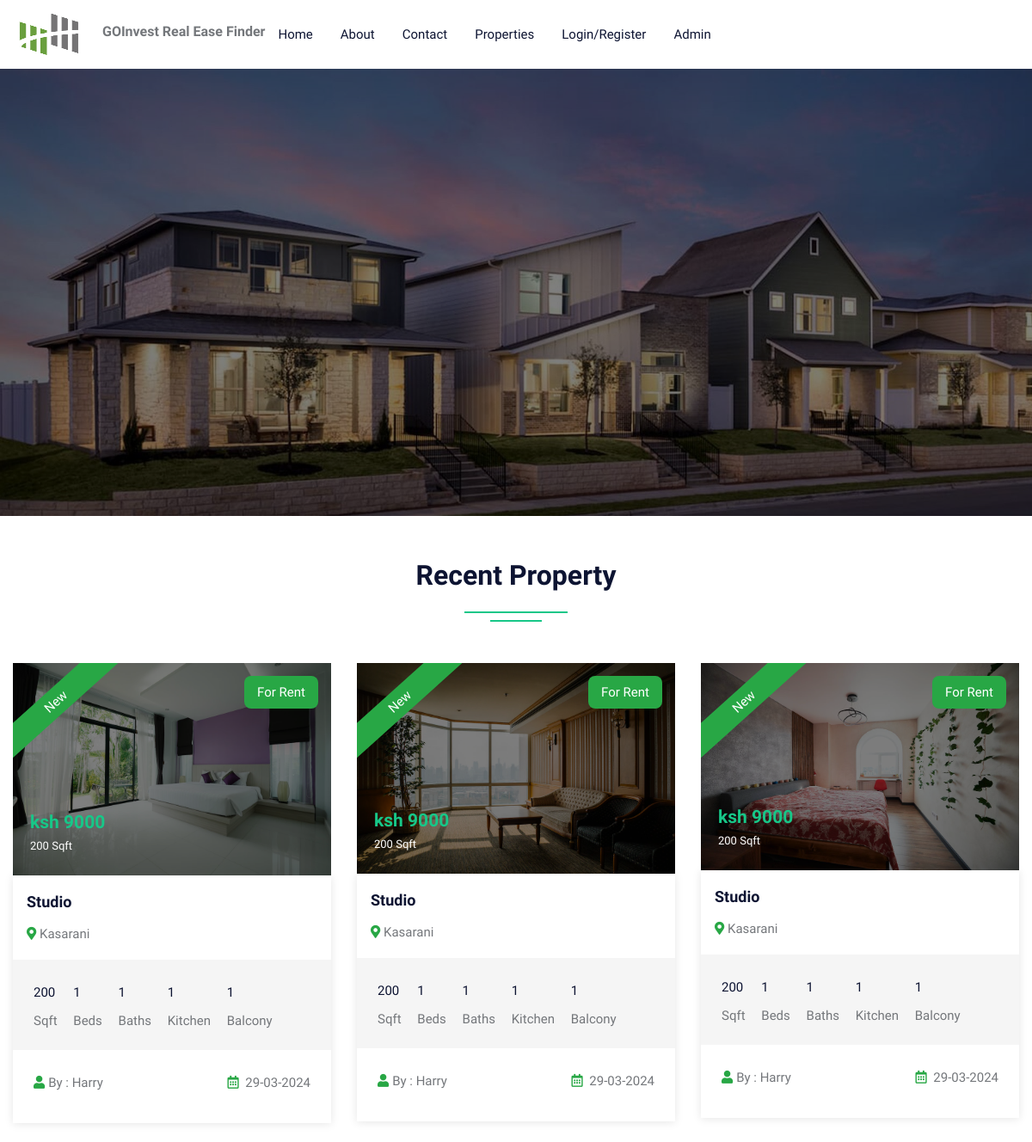
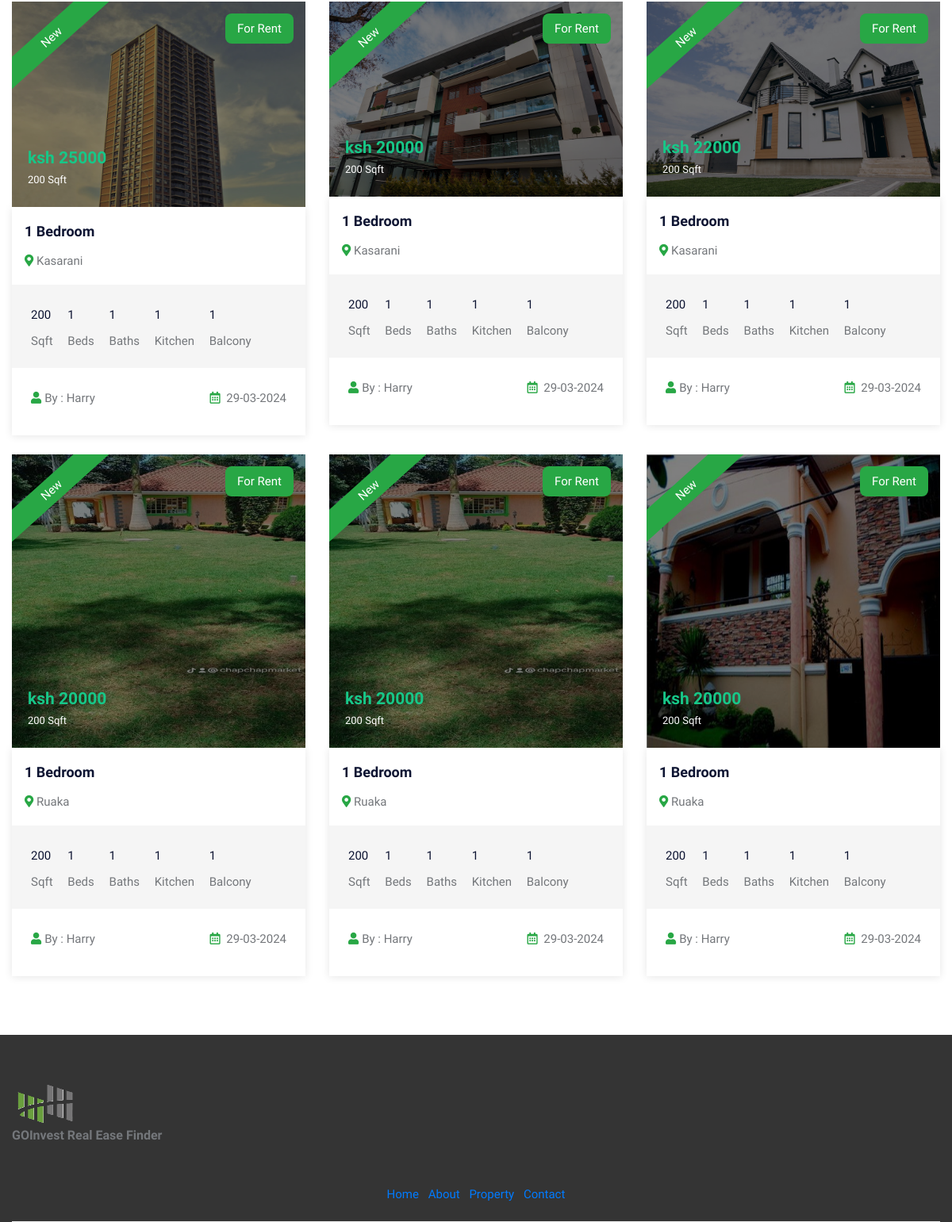
The page / on the database its author committed (2 pictures, top to bottom).
### tables this page shows
CREATE TABLE `property` (
  `pid` int(50) NOT NULL,
  `title` varchar(200) NOT NULL,
  `pcontent` longtext NOT NULL,
  `type` varchar(100) NOT NULL,
  `bhk` varchar(50) NOT NULL,
  `stype` varchar(100) NOT NULL,
  `bedroom` int(50) NOT NULL,
  `bathroom` int(50) NOT NULL,
  `balcony` int(50) NOT NULL,
  `kitchen` int(50) NOT NULL,
  `hall` int(50) NOT NULL,
  `floor` varchar(50) NOT NULL,
  `size` int(50) NOT NULL,
  `price` int(50) NOT NULL,
  `location` varchar(200) NOT NULL,
  `city` varchar(100) NOT NULL,
  `state` varchar(100) NOT NULL,
  `feature` longtext NOT NULL,
  `pimage` varchar(300) NOT NULL,
  `pimage1` varchar(300) NOT NULL,
  `pimage2` varchar(300) NOT NULL,
  `pimage3` varchar(300) NOT NULL,
  `pimage4` varchar(300) NOT NULL,
  `uid` int(50) NOT NULL,
  `status` varchar(50) NOT NULL,
  `mapimage` varchar(300) NOT NULL,
  `topmapimage` varchar(300) NOT NULL,
  `groundmapimage` varchar(300) NOT NULL,
  `totalfloor` varchar(50) NOT NULL,
  `date` datetime NOT NULL DEFAULT current_timestamp(),
  `isFeatured` int(11) DEFAULT NULL,
  `Malls` varchar(255) DEFAULT NULL,
  `Placeofwork` varchar(255) DEFAULT NULL
);

CREATE TABLE `user` (
  `uid` int(50) NOT NULL,
  `uname` varchar(100) NOT NULL,
  `uemail` varchar(100) NOT NULL,
  `uphone` varchar(20) NOT NULL,
  `upass` varchar(50) NOT NULL,
  `utype` varchar(50) NOT NULL,
  `uimage` varchar(300) NOT NULL
);

### index.php (the view, shortened to what this page needs)
<!DOCTYPE html>
<html lang="en">
<head>
<link rel="stylesheet" type="text/css" href="css/bootstrap.min.css">
<link rel="stylesheet" type="text/css" href="css/bootstrap-slider.css">
<link rel="stylesheet" type="text/css" href="css/jquery-ui.css">
<link rel="stylesheet" type="text/css" href="css/layerslider.css">
<link rel="stylesheet" type="text/css" href="css/color.css" id="color-change">
<link rel="stylesheet" type="text/css" href="css/owl.carousel.min.css">
<link rel="stylesheet" type="text/css" href="css/font-awesome.min.css">
<link rel="stylesheet" type="text/css" href="fonts/flaticon/flaticon.css">
<link rel="stylesheet" type="text/css" href="css/style.css">
</head>
<body>
<div id="page-wrapper">
    <div class="row">
		<?php include("include/header.php");?>
        <div class="overlay-black w-100 slider-banner1 position-relative" style="background-image: url('images/banner/rshmpg.jpg'); background-size: cover; background-position: center center; background-repeat: no-repeat;">
        </div>
        <div class="full-row">
            <div class="container">
                <div class="row">
                    <div class="col-md-12">
                        <h2 class="text-secondary double-down-line text-center mb-4">Recent Property</h2>
                    </div>
                    <div class="col-md-12">
                        <div class="tab-content mt-4" id="pills-tabContent">
                            <div class="tab-pane fade show active" id="pills-home" role="tabpanel" aria-labelledby="pills-home">
                                <div class="row">
									<?php $query=mysqli_query($con,"SELECT property.*, user.uname,user.utype,user.uimage FROM `property`,`user` WHERE property.uid=user.uid ORDER BY date DESC LIMIT 9");
										while($row=mysqli_fetch_array($query))
										{
									?>
                                    <div class="col-md-6 col-lg-4">
                                        <div class="featured-thumb hover-zoomer mb-4">
                                            <div class="overlay-black overflow-hidden position-relative"> <img src="admin/property/<?php echo $row['18'];?>" alt="pimage">
                                                <div class="featured bg-success text-white">New</div>
                                                <div class="sale bg-success text-white text-capitalize">For <?php echo $row['5'];?></div>
                                                <div class="price text-primary"><b>ksh <?php echo $row['13'];?> </b><span class="text-white"><?php echo $row['12'];?> Sqft</span></div>
                                            </div>
                                            <div class="featured-thumb-data shadow-one">
                                                <div class="p-3">
                                                    <h5 class="text-secondary hover-text-success mb-2 text-capitalize"><a href="propertydetail.php?pid=<?php echo $row['0'];?>"><?php echo $row['1'];?></a></h5>
                                                    <span class="location text-capitalize"><i class="fas fa-map-marker-alt text-success"></i> <?php echo $row['14'];?></span> </div>
                                                <div class="bg-gray quantity px-4 pt-4">
                                                    <ul>
                                                        <li><span><?php echo $row['12'];?></span> Sqft</li>
                                                        <li><span><?php echo $row['6'];?></span> Beds</li>
                                                        <li><span><?php echo $row['7'];?></span> Baths</li>
                                                        <li><span><?php echo $row['9'];?></span> Kitchen</li>
                                                        <li><span><?php echo $row['8'];?></span> Balcony</li>
                                                    </ul>
                                                </div>
                                                <div class="p-4 d-inline-block w-100">
                                                    <div class="float-left text-capitalize"><i class="fas fa-user text-success mr-1"></i>By : <?php echo $row['uname'];?></div>
                                                    <div class="float-right"><i class="far fa-calendar-alt text-success mr-1"></i> <?php echo date('d-m-Y', strtotime($row['date']));?></div>
                                                </div>
                                            </div>
                                        </div>
                                    </div>
									<?php } ?>
                                </div>
                            </div>
                        </div>
                    </div>
                </div>
            </div>
        </div>
		<?php include("include/footer.php");?>
    </div>
</div>
</body>
</html>

### include/header.php (shortened to what this page needs)
<header id="header" class="transparent-header-modern fixed-header-bg-white w-100">
            <div class="main-nav secondary-nav hover-success-nav py-2">
                <div class="container">
                    <div class="row">
                        <div class="col-lg-12">
                            <nav class="navbar navbar-expand-lg navbar-light p-0"> <a class="navbar-brand position-relative" href="index.php"><img class="nav-logo" src="images/logo/LOGO.PNG" alt="Goinvest"></a>
                            <h6>GOInvest Real Ease Finder</h6>
                                <div class="collapse navbar-collapse" id="navbarSupportedContent">
                                    <ul class="navbar-nav mr-auto">
                                        <li class="nav-item dropdown"> <a class="nav-link" href="index.php" role="button" aria-haspopup="true" aria-expanded="false">Home</a></li>
										<li class="nav-item"> <a class="nav-link" href="about.php">About</a> </li>
                                        <li class="nav-item"> <a class="nav-link" href="contact.php">Contact</a> </li>
                                        <li class="nav-item"> <a class="nav-link" href="property.php">Properties</a> </li>
										<?php  if(isset($_SESSION['uemail']))
										{ ?>
										<li class="nav-item dropdown">
											<a class="nav-link dropdown-toggle" href="#" role="button" data-toggle="dropdown" aria-haspopup="true" aria-expanded="false">My Account</a>
											<ul class="dropdown-menu">
												<li class="nav-item"> <a class="nav-link" href="profile.php">Profile</a> </li>
												<li class="nav-item"> <a class="nav-link" href="feature.php">Your Property</a> </li>
												<li class="nav-item"> <a class="nav-link" href="logout.php">Logout</a> </li>
											</ul>
                                        </li>
										<?php } else { ?>
										<li class="nav-item"> <a class="nav-link" href="login.php">Login/Register</a> </li>
                                        <li class="nav-item"> <a class="nav-link" href="admin/index.php">Admin</a> </li>
										<?php } ?>
                                    </ul>
                                </div>
                            </nav>
                        </div>
                    </div>
                </div>
            </div>
        </header>

### include/footer.php
<footer class="full-row bg-secondary p-0">
            <div class="container">
                <div  class="row">
                    <div class="col-lg-12">
                        <div class="divider py-40">
                            <div class="row">
                                <div class="col-md-12 col-lg-4">
                                    <div class="footer-widget mb-4">
                                        <div class="footer-logo mb-4"> <a href="#"><img class="logo-bottom" src="images/logo/LOGO.PNG" alt="image"></a>
                                        <h6>GOInvest Real Ease Finder</h6>
                                    </div>
                                </div>
                            </div>
                        </div>
                        <center> <div class="row">
                                    <div class="col-md-12">
                                        <nav class="nav-footer">
                                            <ul class="list-inline">
                                            <li class="list-inline-item">
                                                <a href="#">Home</a>
                                            </li>
                                            <li class="list-inline-item">
                                                <a href="./about.php">About</a>
                                            </li>
                                            <li class="list-inline-item">
                                                <a href="./property.php">Property</a>
                                            </li>
                                            <li class="list-inline-item">
                                                <a href="./contact.php">Contact</a>
                                            </li>
                                            </ul>
                                        </nav>
                                    </div>
                                </div>
                        </center>
                    </div>
                </div>
            </div>
 </footer>

### css/color.css (style rules this page uses)
:root { --theme-ordinary-color: #74777b; }
:root { --theme-primary-color: #17c788; }
:root { --theme-secondary-color: #0d1432; }
:root { --theme-white-color: #fff; }
:root { --theme-light-color: #f8f8f8; }
:root { --theme-gray-color: #f5f5f5; }
:root { --theme-footer-color: #091b4b; }
:root { --theme-dark-color: #091b4b; }
:root { --text-light-color: #a3a7af; }
:root { --theme-primary-opacity-color: rgba(11, 191, 141, .8); }
:root { --theme-secondary-opacity-color: rgba(13,20,50,0.7); }
:root { --theme-white-opacity-color: rgba(255, 255, 255, 0.3); }
:root { --theme-dark-opacity-color: rgba(0, 0, 0, 0.5); }
:root { --theme-ordinary-font: 'Muli', sans-serif; }
:root { --theme-highlight-font: 'Comfortaa', cursive; }

### rows shown on the page
property: pimage (picture), stype "Rent", price "9000", size "200", title "Studio", location "Kasarani", bedroom "1", bathroom "1", kitchen "1", balcony "1", uid.uname "Harry", date "29-03-2024"
property: pimage (picture), stype "Rent", price "9000", size "200", title "Studio", location "Kasarani", bedroom "1", bathroom "1", kitchen "1", balcony "1", uid.uname "Harry", date "29-03-2024"
property: pimage (picture), stype "Rent", price "9000", size "200", title "Studio", location "Kasarani", bedroom "1", bathroom "1", kitchen "1", balcony "1", uid.uname "Harry", date "29-03-2024"
property: pimage (picture), stype "Rent", price "25000", size "200", title "1 Bedroom", location "Kasarani", bedroom "1", bathroom "1", kitchen "1", balcony "1", uid.uname "Harry", date "29-03-2024"
property: pimage (picture), stype "Rent", price "20000", size "200", title "1 Bedroom", location "Kasarani", bedroom "1", bathroom "1", kitchen "1", balcony "1", uid.uname "Harry", date "29-03-2024"
property: pimage (picture), stype "Rent", price "22000", size "200", title "1 Bedroom", location "Kasarani", bedroom "1", bathroom "1", kitchen "1", balcony "1", uid.uname "Harry", date "29-03-2024"
property: pimage (picture), stype "Rent", price "20000", size "200", title "1 Bedroom", location "Ruaka", bedroom "1", bathroom "1", kitchen "1", balcony "1", uid.uname "Harry", date "29-03-2024"
property: pimage (picture), stype "Rent", price "20000", size "200", title "1 Bedroom", location "Ruaka", bedroom "1", bathroom "1", kitchen "1", balcony "1", uid.uname "Harry", date "29-03-2024"
property: pimage (picture), stype "Rent", price "20000", size "200", title "1 Bedroom", location "Ruaka", bedroom "1", bathroom "1", kitchen "1", balcony "1", uid.uname "Harry", date "29-03-2024"
